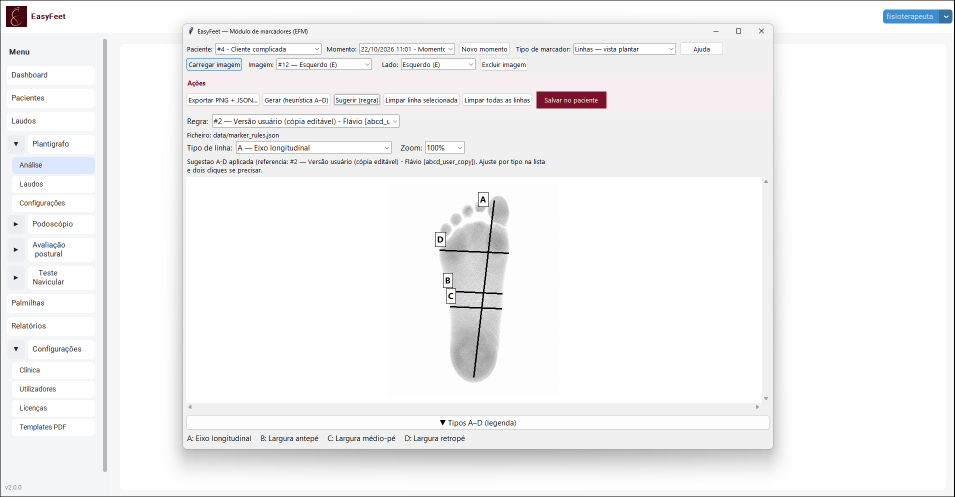
#> input picture Imagens/EasyFeet/Telas do Sistema/Análise_Plantígrafo.png, 1909 x 994 px (shown at 1/2 size)
$ python annotate_footprints.py '../Imagens/EasyFeet/Telas do Sistema'
#> lines starting #> are read from the running program, lines starting #| are printed output that depends on the picture; after the words box and inside, x2 and y2 are one past the last pixel; in counts of white or black regions, pixels touching at a corner belong together
#> pass 2 of the loop in main, `for ext in ("*.png", "*.jpg", "*.jpeg", "*.webp"):`:
from __future__ import annotations

import argparse
from pathlib import Path

import numpy as np
from PIL import Image, ImageDraw


def _row_bounds(mask: np.ndarray) -> tuple[np.ndarray, np.ndarray, np.ndarray]:
    ys = np.where(mask.any(axis=1))[0]
    left = np.full(mask.shape[0], -1, dtype=int)
    right = np.full(mask.shape[0], -1, dtype=int)
    for y in ys:
        xs = np.where(mask[y])[0]
        left[y] = xs.min()
        right[y] = xs.max()
    return ys, left, right


def annotate_footprint(input_path: Path, output_path: Path) -> None:
    image = Image.open(input_path).convert("L")
    arr = np.array(image)

    # Footprint is darker than background on plantigraph image.
    mask = arr < 235
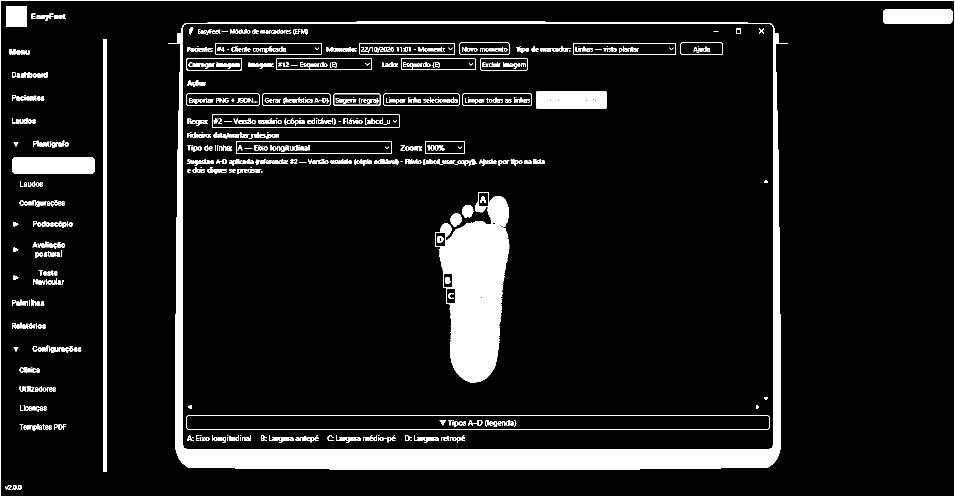
#> mask: shape (994, 1909) bool (shown at 1/2 size); 9.2% white; 720 white regions (250 under 20 px), largest, box (x1, y1, x2, y2) and area: (336, 43, 1576, 940) 73224, (870, 384, 1019, 765) 34861, (206, 78, 214, 944) 6922
    ys, left, right = _row_bounds(mask)
#> in _row_bounds, `ys = np.where(mask.any(axis=1))[0]`: ys = 994 values from 0 to 993
#> the loop in _row_bounds, `for y in ys:` made 994 passes
#> xs on passes 2 to 4: [0, 1908], [0, 1908], [0, 1908]
#> after the loop in _row_bounds, `for y in ys:`: left = 994 values from 0 to 0; right = 994 values from 1908 to 1908
#> ys = 994 values from 0 to 993; left = 994 values from 0 to 0; right = 994 values from 1908 to 1908
    if ys.size == 0:
        raise ValueError(f"No footprint detected in {input_path}")

    y_min, y_max = int(ys.min()), int(ys.max())
#> y_min = 0; y_max = 993
    h = y_max - y_min + 1
#> h = 994

    # Regions along vertical axis.
    fore_start, fore_end = y_min, y_min + int(h * 0.35)
#> fore_start = 0; fore_end = 347
    mid_start, mid_end = y_min + int(h * 0.35), y_min + int(h * 0.72)
#> mid_start = 347; mid_end = 715
    heel_start, heel_end = y_min + int(h * 0.72), y_max
#> heel_start = 715; heel_end = 993

    widths = right - left + 1
#> widths = 994 values from 1909 to 1909

    def region_extrema(y0: int, y1: int, mode: str = "max") -> int:
#> called with y0 = 0, y1 = 347, mode = 'max'
        region_ys = ys[(ys >= y0) & (ys <= y1)]
#> region_ys = 348 values from 0 to 347
        if region_ys.size == 0:
            return int((y0 + y1) // 2)
        region_widths = widths[region_ys]
#> region_widths = 348 values from 1909 to 1909
        idx = int(np.argmax(region_widths) if mode == "max" else np.argmin(region_widths))
#> idx = 0
        return int(region_ys[idx])

    y_fore = region_extrema(fore_start, fore_end, "max")
#> y_fore = 0
    y_mid = region_extrema(mid_start, mid_end, "min")
#> y_mid = 347
    y_heel = region_extrema(heel_start, heel_end, "max")
#> y_heel = 715

    def center_at(y: int) -> tuple[int, int]:
        return int((left[y] + right[y]) / 2), int(y)

    fore_center = center_at(y_fore)
#> fore_center = (954, 0)
    heel_center = center_at(y_heel)
#> heel_center = (954, 715)
    mid_center = center_at(y_mid)
#> mid_center = (954, 347)

    rgb = image.convert("RGB")
    draw = ImageDraw.Draw(rgb)

    # Horizontal width references.
    draw.line([(int(left[y_fore]), y_fore), (int(right[y_fore]), y_fore)], fill=(0, 180, 255), width=4)
    draw.line([(int(left[y_mid]), y_mid), (int(right[y_mid]), y_mid)], fill=(255, 180, 0), width=4)
    draw.line([(int(left[y_heel]), y_heel), (int(right[y_heel]), y_heel)], fill=(120, 255, 120), width=4)

    # Longitudinal axis from heel to forefoot.
    draw.line([heel_center, fore_center], fill=(255, 0, 80), width=4)

    # Midfoot marker.
    r = 8
    draw.ellipse(
        [(mid_center[0] - r, mid_center[1] - r), (mid_center[0] + r, mid_center[1] + r)],
        outline=(255, 220, 0),
        width=3,
    )

    # Pixel scale reference (not physical scale).
    margin = 30
    bar_len = 100
    bar_y = y_max + margin if (y_max + margin + 20) < arr.shape[0] else arr.shape[0] - 30
#> bar_y = 964
    bar_x0 = 30
    bar_x1 = bar_x0 + bar_len
    draw.line([(bar_x0, bar_y), (bar_x1, bar_y)], fill=(0, 0, 0), width=4)
    draw.line([(bar_x0, bar_y - 5), (bar_x0, bar_y + 5)], fill=(0, 0, 0), width=3)
    draw.line([(bar_x1, bar_y - 5), (bar_x1, bar_y + 5)], fill=(0, 0, 0), width=3)
    draw.text((bar_x1 + 10, bar_y - 10), "100 px", fill=(0, 0, 0))

    output_path.parent.mkdir(parents=True, exist_ok=True)
    rgb.save(output_path)
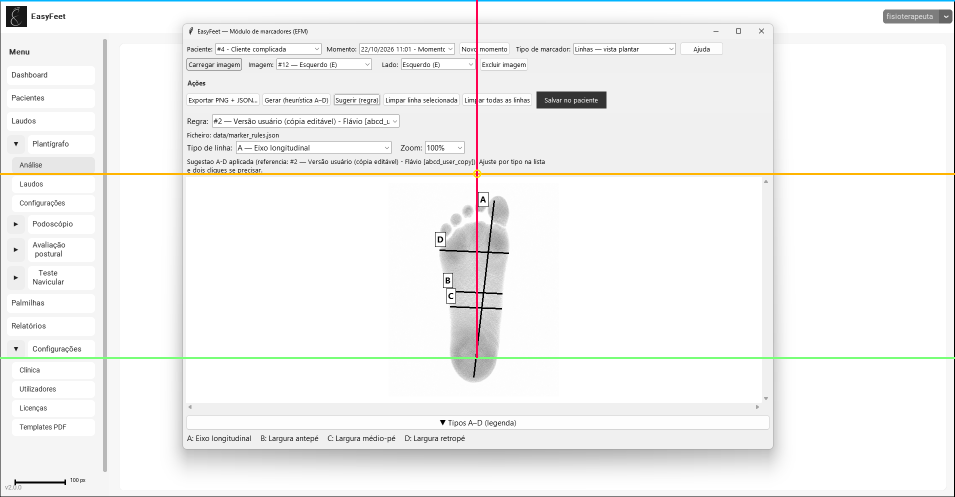
#> saved as Análise_Plantígrafo_annotado.png: PIL image 1909x994 RGB (shown at 1/2 size); mean R, G, B 242.2, 242.6, 241.6


def main() -> None:
    parser = argparse.ArgumentParser(description="Annotate plantar footprint images with reference lines.")
    parser.add_argument("folder", help="Folder containing footprint images.")
    args = parser.parse_args()

    base = Path(args.folder)
    if not base.exists():
        raise FileNotFoundError(f"Folder not found: {base}")

    candidates = []
    for ext in ("*.png", "*.jpg", "*.jpeg", "*.webp"):
        candidates.extend(base.glob(ext))
    candidates = [p for p in candidates if "_annotado" not in p.stem.lower()]
    if not candidates:
        raise ValueError(f"No footprint images found in: {base}")

    for src in sorted(candidates):
        dst = src.with_name(f"{src.stem}_annotado{src.suffix}")
        annotate_footprint(src, dst)
        print(f"Generated: {dst}")
#> pass 2 of the loop in main, `for src in sorted(candidates):`:
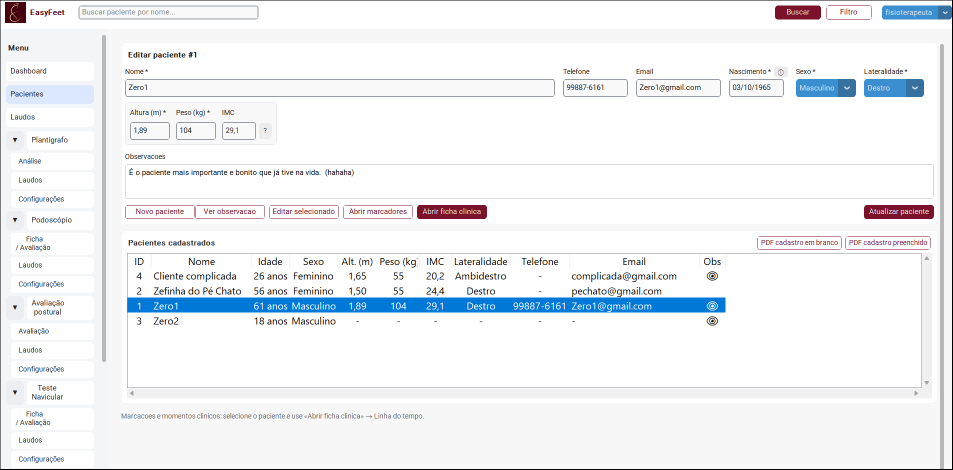
#> input picture Imagens/EasyFeet/Telas do Sistema/Ficha_Paciente.png, 1905 x 939 px (shown at 1/2 size)
#> image: PIL image 1905x939 L
#> in annotate_footprint (call 2), `mask = arr < 235`:
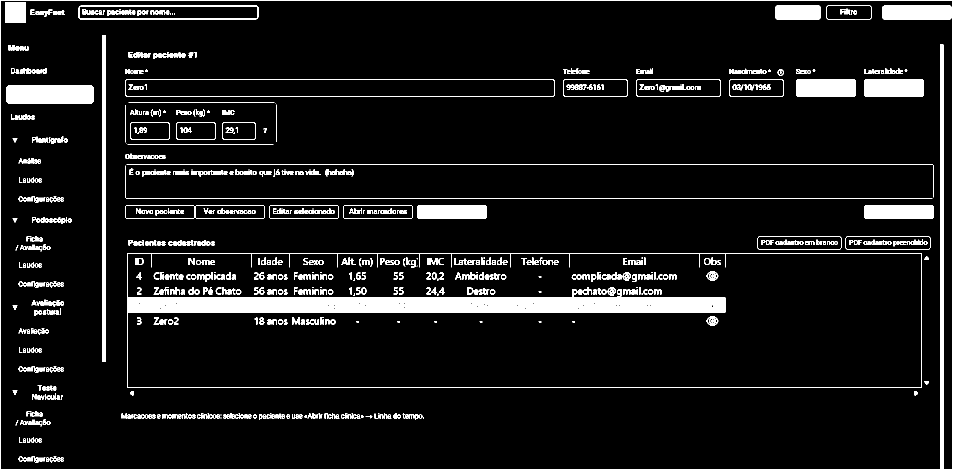
#> mask: shape (939, 1905) bool (shown at 1/2 size); 7.9% white; 790 white regions (129 under 20 px), largest, box (x1, y1, x2, y2) and area: (254, 506, 1843, 776) 38500, (0, 0, 1905, 939) 16373, (12, 170, 188, 208) 6620
#> in annotate_footprint (call 2), `ys, left, right = _row_bounds(mask)`: ys = 939 values from 0 to 938; left = 939 values from 0 to 0; right = 939 values from 1904 to 1904
#> y_max = 938
#> h = 939
#> fore_end = 328
#> mid_end = 676
#> heel_end = 938
#> widths = 939 values from 1905 to 1905
#> y_mid = 328
#> y_heel = 676
#> fore_center = (952, 0)
#> heel_center = (952, 676)
#> mid_center = (952, 328)
#> rgb: PIL image 1905x939 RGB
#> bar_y = 909
#> in annotate_footprint (call 2), `rgb.save(output_path)`:
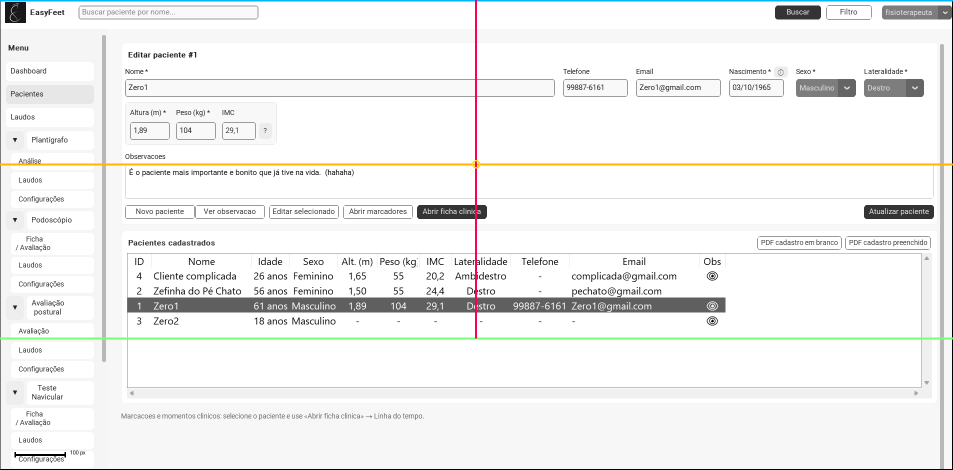
#> saved as Ficha_Paciente_annotado.png: PIL image 1905x939 RGB (shown at 1/2 size); mean R, G, B 240.8, 241.3, 240.3


if __name__ == "__main__":
    main()
